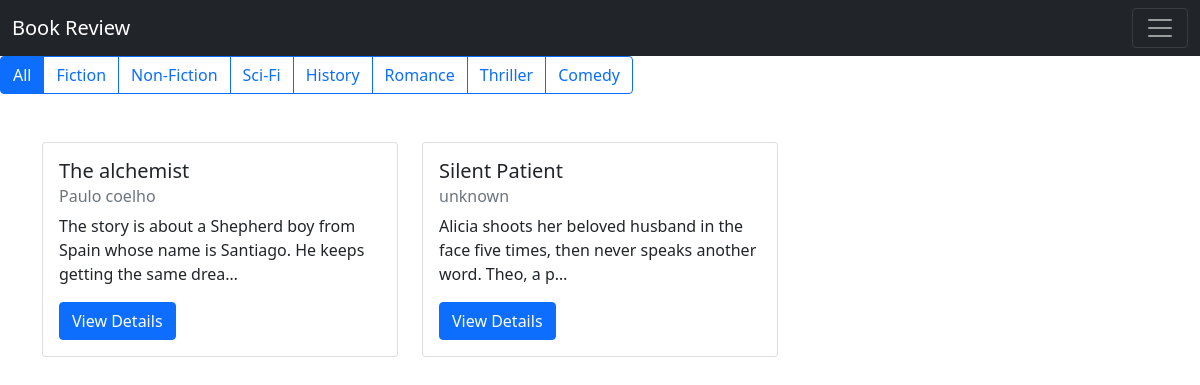
The page / on the database its author committed.
### review/models.py (models this page shows)
class Book(models.Model):
    GENRE_CHOICES={
        'fiction':'Fiction',
        'non-fiction':'Non-Fiction',
        'sci-fi':'Sci-Fi',
        'history':'History',
        'romance':'Romance',
        'thriller':'Thriller',
        'comedy':'Comedy',
    }
    title=models.CharField(max_length=255)
    author=models.CharField(max_length=255)
    description=models.TextField()
    genre=models.CharField(max_length=75,choices=GENRE_CHOICES)
    IBSN=models.DecimalField(max_digits=13,decimal_places=0)
    publication_date=models.DateField()
    average_rating=models.PositiveIntegerField()

### review/views.py (the view)
# urls.py: path('', views.home,name='home'),
def home(request):
    genre_selected=request.GET.get('genre')
    if genre_selected:
        books=Book.objects.filter(genre=genre_selected)
    else:
        books=Book.objects.all()
    genres = Book.GENRE_CHOICES
    return render(request,'review/home.html',{
     'books':books,
     'genres':genres,
     'genre_selected':genre_selected,
    })

### review/templates/review/home.html (shortened to what this page needs)
{% extends 'review/base.html' %}
{% block content %}
<div class="btn-group mb-4" role="group" aria-label="Genre filter">
  <a href="{% url 'home' %}" class="btn {% if not genre_selected %}btn-primary{% else %}btn-outline-primary{% endif %}">All</a>
  {% for key, label in genres.items %}
    <a href="?genre={{ key }}" class="btn {% if key == genre_selected %}btn-primary{% else %}btn-outline-primary{% endif %}">
      {{ label }}
    </a>
  {% endfor %}
</div>
<div class="container mt-4">
    <div class="row g-4">
        {% for book in books %}
        <div class="col-md-4">
            <div class="card h-100">
                <div class="card-body">
                    <h5 class="card-title">{{book.title}}</h5>
                    <h6 class="card-subtitle mb-2 text-muted"> {{book.author}}</h6>
                    <p class="card-text">{{book.description|truncatechars:100}}</p>
                    <a href="#" class="btn btn-primary">View Details</a>
                </div>
            </div>
        </div>
        {% empty %}
            <h2> No books available. </h2>
        {% endfor %}
    </div>
</div>
{% endblock %}

### review/templates/review/base.html (shortened to what this page needs)
<!DOCTYPE html>
<html lang="en">
<head>
    <link href="https://cdn.jsdelivr.net/npm/bootstrap@5.0.2/dist/css/bootstrap.min.css" rel="stylesheet">
</head>
<body>
    <nav class="navbar narbar-expand-sm navbar-dark bg-dark">
  <div class="container-fluid">
    <a class="navbar-brand" href="#">Book Review</a>
    <button class="navbar-toggler" type="button" data-bs-toggle="collapse" data-bs-target="#navbarText" aria-controls="navbarText" aria-expanded="false" aria-label="Toggle navigation">
      <span class="navbar-toggler-icon"></span>
    </button>
  </div>
</nav>
    {% block content %}
    {% endblock content %}
</body>
</html>

### rows shown on the page
Book: title "The alchemist", author "Paulo coelho", description "The story is about a Shepherd boy from Spain whose name is Santiago. He keeps getting the same drea…"
Book: title "Silent Patient", author "unknown", description "Alicia shoots her beloved husband in the face five times, then never speaks another word. Theo, a p…"

### other values the page prints
{{ label }} "Fiction" "Non-Fiction" "Sci-Fi" "History" "Romance" "Thriller" "Comedy"
